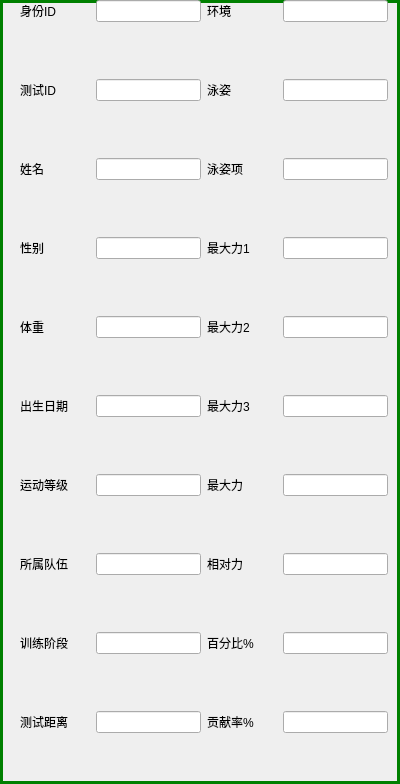
<?xml version="1.0" encoding="UTF-8"?>
<ui version="4.0">
 <class>ViewBase</class>
 <widget class="QWidget" name="ViewBase">
  <property name="geometry">
   <rect>
    <x>0</x>
    <y>0</y>
    <width>400</width>
    <height>784</height>
   </rect>
  </property>
  <property name="minimumSize">
   <size>
    <width>400</width>
    <height>0</height>
   </size>
  </property>
  <property name="maximumSize">
   <size>
    <width>400</width>
    <height>16777215</height>
   </size>
  </property>
  <property name="windowTitle">
   <string>Form</string>
  </property>
  <property name="styleSheet">
   <string notr="true">#ViewBase{ border: 3px solid green}</string>
  </property>
  <layout class="QHBoxLayout" name="horizontalLayout">
   <property name="leftMargin">
    <number>20</number>
   </property>
   <property name="topMargin">
    <number>0</number>
   </property>
   <property name="rightMargin">
    <number>12</number>
   </property>
   <property name="bottomMargin">
    <number>0</number>
   </property>
   <item>
    <layout class="QVBoxLayout" name="verticalLayout">
     <item>
      <layout class="QFormLayout" name="formLayout">
       <item row="0" column="0">
        <widget class="QLabel" name="label_9">
         <property name="minimumSize">
          <size>
           <width>70</width>
           <height>0</height>
          </size>
         </property>
         <property name="maximumSize">
          <size>
           <width>70</width>
           <height>16777215</height>
          </size>
         </property>
         <property name="text">
          <string>身份ID</string>
         </property>
        </widget>
       </item>
       <item row="0" column="1">
        <widget class="QLineEdit" name="personID">
         <property name="minimumSize">
          <size>
           <width>100</width>
           <height>0</height>
          </size>
         </property>
         <property name="readOnly">
          <bool>true</bool>
         </property>
        </widget>
       </item>
      </layout>
     </item>
     <item>
      <layout class="QFormLayout" name="formLayout_5">
       <item row="0" column="0">
        <widget class="QLabel" name="label">
         <property name="minimumSize">
          <size>
           <width>70</width>
           <height>0</height>
          </size>
         </property>
         <property name="maximumSize">
          <size>
           <width>70</width>
           <height>16777215</height>
          </size>
         </property>
         <property name="text">
          <string>测试ID</string>
         </property>
        </widget>
       </item>
       <item row="0" column="1">
        <widget class="QLineEdit" name="recordID">
         <property name="minimumSize">
          <size>
           <width>100</width>
           <height>0</height>
          </size>
         </property>
         <property name="readOnly">
          <bool>true</bool>
         </property>
        </widget>
       </item>
      </layout>
     </item>
     <item>
      <layout class="QFormLayout" name="formLayout_20">
       <item row="0" column="0">
        <widget class="QLabel" name="label_2">
         <property name="minimumSize">
          <size>
           <width>70</width>
           <height>0</height>
          </size>
         </property>
         <property name="maximumSize">
          <size>
           <width>70</width>
           <height>16777215</height>
          </size>
         </property>
         <property name="text">
          <string>姓名</string>
         </property>
        </widget>
       </item>
       <item row="0" column="1">
        <widget class="QLineEdit" name="name">
         <property name="minimumSize">
          <size>
           <width>100</width>
           <height>0</height>
          </size>
         </property>
         <property name="maximumSize">
          <size>
           <width>16777215</width>
           <height>16777215</height>
          </size>
         </property>
        </widget>
       </item>
      </layout>
     </item>
     <item>
      <layout class="QFormLayout" name="formLayout_10">
       <item row="0" column="0">
        <widget class="QLabel" name="label_10">
         <property name="minimumSize">
          <size>
           <width>70</width>
           <height>0</height>
          </size>
         </property>
         <property name="maximumSize">
          <size>
           <width>70</width>
           <height>16777215</height>
          </size>
         </property>
         <property name="text">
          <string>性别</string>
         </property>
        </widget>
       </item>
       <item row="0" column="1">
        <widget class="QLineEdit" name="gender">
         <property name="minimumSize">
          <size>
           <width>100</width>
           <height>0</height>
          </size>
         </property>
         <property name="readOnly">
          <bool>true</bool>
         </property>
        </widget>
       </item>
      </layout>
     </item>
     <item>
      <layout class="QFormLayout" name="formLayout_3">
       <item row="0" column="0">
        <widget class="QLabel" name="label_3">
         <property name="minimumSize">
          <size>
           <width>70</width>
           <height>0</height>
          </size>
         </property>
         <property name="maximumSize">
          <size>
           <width>70</width>
           <height>16777215</height>
          </size>
         </property>
         <property name="text">
          <string>体重</string>
         </property>
        </widget>
       </item>
       <item row="0" column="1">
        <widget class="QLineEdit" name="weight">
         <property name="minimumSize">
          <size>
           <width>100</width>
           <height>0</height>
          </size>
         </property>
         <property name="readOnly">
          <bool>true</bool>
         </property>
        </widget>
       </item>
      </layout>
     </item>
     <item>
      <layout class="QFormLayout" name="formLayout_4">
       <item row="0" column="0">
        <widget class="QLabel" name="label_4">
         <property name="minimumSize">
          <size>
           <width>70</width>
           <height>0</height>
          </size>
         </property>
         <property name="maximumSize">
          <size>
           <width>70</width>
           <height>16777215</height>
          </size>
         </property>
         <property name="text">
          <string>出生日期</string>
         </property>
        </widget>
       </item>
       <item row="0" column="1">
        <widget class="QLineEdit" name="birthday">
         <property name="minimumSize">
          <size>
           <width>100</width>
           <height>0</height>
          </size>
         </property>
         <property name="readOnly">
          <bool>true</bool>
         </property>
        </widget>
       </item>
      </layout>
     </item>
     <item>
      <layout class="QFormLayout" name="formLayout_6">
       <item row="0" column="0">
        <widget class="QLabel" name="label_5">
         <property name="minimumSize">
          <size>
           <width>70</width>
           <height>0</height>
          </size>
         </property>
         <property name="maximumSize">
          <size>
           <width>70</width>
           <height>16777215</height>
          </size>
         </property>
         <property name="text">
          <string>运动等级</string>
         </property>
        </widget>
       </item>
       <item row="0" column="1">
        <widget class="QLineEdit" name="level">
         <property name="minimumSize">
          <size>
           <width>100</width>
           <height>0</height>
          </size>
         </property>
         <property name="readOnly">
          <bool>true</bool>
         </property>
        </widget>
       </item>
      </layout>
     </item>
     <item>
      <layout class="QFormLayout" name="formLayout_7">
       <item row="0" column="0">
        <widget class="QLabel" name="label_6">
         <property name="minimumSize">
          <size>
           <width>70</width>
           <height>0</height>
          </size>
         </property>
         <property name="maximumSize">
          <size>
           <width>70</width>
           <height>16777215</height>
          </size>
         </property>
         <property name="text">
          <string>所属队伍</string>
         </property>
        </widget>
       </item>
       <item row="0" column="1">
        <widget class="QLineEdit" name="team">
         <property name="minimumSize">
          <size>
           <width>100</width>
           <height>0</height>
          </size>
         </property>
         <property name="readOnly">
          <bool>true</bool>
         </property>
        </widget>
       </item>
      </layout>
     </item>
     <item>
      <layout class="QFormLayout" name="formLayout_8">
       <item row="0" column="0">
        <widget class="QLabel" name="label_7">
         <property name="minimumSize">
          <size>
           <width>70</width>
           <height>0</height>
          </size>
         </property>
         <property name="maximumSize">
          <size>
           <width>70</width>
           <height>16777215</height>
          </size>
         </property>
         <property name="text">
          <string>训练阶段</string>
         </property>
        </widget>
       </item>
       <item row="0" column="1">
        <widget class="QLineEdit" name="stage">
         <property name="readOnly">
          <bool>true</bool>
         </property>
        </widget>
       </item>
      </layout>
     </item>
     <item>
      <layout class="QFormLayout" name="formLayout_12">
       <item row="0" column="0">
        <widget class="QLabel" name="label_21">
         <property name="minimumSize">
          <size>
           <width>70</width>
           <height>0</height>
          </size>
         </property>
         <property name="maximumSize">
          <size>
           <width>70</width>
           <height>16777215</height>
          </size>
         </property>
         <property name="text">
          <string>测试距离</string>
         </property>
        </widget>
       </item>
       <item row="0" column="1">
        <widget class="QLineEdit" name="distance">
         <property name="readOnly">
          <bool>true</bool>
         </property>
        </widget>
       </item>
      </layout>
     </item>
    </layout>
   </item>
   <item>
    <layout class="QVBoxLayout" name="verticalLayout_2">
     <item>
      <layout class="QFormLayout" name="formLayout_2">
       <item row="0" column="1">
        <widget class="QLineEdit" name="env">
         <property name="minimumSize">
          <size>
           <width>100</width>
           <height>0</height>
          </size>
         </property>
         <property name="readOnly">
          <bool>true</bool>
         </property>
        </widget>
       </item>
       <item row="0" column="0">
        <widget class="QLabel" name="label_19">
         <property name="minimumSize">
          <size>
           <width>70</width>
           <height>0</height>
          </size>
         </property>
         <property name="maximumSize">
          <size>
           <width>70</width>
           <height>16777215</height>
          </size>
         </property>
         <property name="text">
          <string>环境</string>
         </property>
        </widget>
       </item>
      </layout>
     </item>
     <item>
      <layout class="QFormLayout" name="formLayout_9">
       <item row="0" column="0">
        <widget class="QLabel" name="label_8">
         <property name="minimumSize">
          <size>
           <width>70</width>
           <height>0</height>
          </size>
         </property>
         <property name="maximumSize">
          <size>
           <width>70</width>
           <height>16777215</height>
          </size>
         </property>
         <property name="text">
          <string>泳姿</string>
         </property>
        </widget>
       </item>
       <item row="0" column="1">
        <widget class="QLineEdit" name="stroke">
         <property name="minimumSize">
          <size>
           <width>100</width>
           <height>0</height>
          </size>
         </property>
         <property name="readOnly">
          <bool>true</bool>
         </property>
        </widget>
       </item>
      </layout>
     </item>
     <item>
      <layout class="QFormLayout" name="formLayout_11">
       <item row="0" column="0">
        <widget class="QLabel" name="label_11">
         <property name="minimumSize">
          <size>
           <width>70</width>
           <height>0</height>
          </size>
         </property>
         <property name="maximumSize">
          <size>
           <width>70</width>
           <height>16777215</height>
          </size>
         </property>
         <property name="text">
          <string>泳姿项</string>
         </property>
        </widget>
       </item>
       <item row="0" column="1">
        <widget class="QLineEdit" name="strokeItem">
         <property name="minimumSize">
          <size>
           <width>100</width>
           <height>0</height>
          </size>
         </property>
         <property name="readOnly">
          <bool>true</bool>
         </property>
        </widget>
       </item>
      </layout>
     </item>
     <item>
      <layout class="QFormLayout" name="formLayout_13">
       <item row="0" column="0">
        <widget class="QLabel" name="label_12">
         <property name="minimumSize">
          <size>
           <width>70</width>
           <height>0</height>
          </size>
         </property>
         <property name="maximumSize">
          <size>
           <width>70</width>
           <height>16777215</height>
          </size>
         </property>
         <property name="text">
          <string>最大力1</string>
         </property>
        </widget>
       </item>
       <item row="0" column="1">
        <widget class="QLineEdit" name="maxPower1">
         <property name="minimumSize">
          <size>
           <width>100</width>
           <height>0</height>
          </size>
         </property>
         <property name="readOnly">
          <bool>true</bool>
         </property>
        </widget>
       </item>
      </layout>
     </item>
     <item>
      <layout class="QFormLayout" name="formLayout_14">
       <item row="0" column="0">
        <widget class="QLabel" name="label_13">
         <property name="minimumSize">
          <size>
           <width>70</width>
           <height>0</height>
          </size>
         </property>
         <property name="maximumSize">
          <size>
           <width>70</width>
           <height>16777215</height>
          </size>
         </property>
         <property name="text">
          <string>最大力2</string>
         </property>
        </widget>
       </item>
       <item row="0" column="1">
        <widget class="QLineEdit" name="maxPower2">
         <property name="readOnly">
          <bool>true</bool>
         </property>
        </widget>
       </item>
      </layout>
     </item>
     <item>
      <layout class="QFormLayout" name="formLayout_15">
       <item row="0" column="1">
        <widget class="QLineEdit" name="maxPower3">
         <property name="readOnly">
          <bool>true</bool>
         </property>
        </widget>
       </item>
       <item row="0" column="0">
        <widget class="QLabel" name="label_14">
         <property name="minimumSize">
          <size>
           <width>70</width>
           <height>0</height>
          </size>
         </property>
         <property name="maximumSize">
          <size>
           <width>70</width>
           <height>16777215</height>
          </size>
         </property>
         <property name="text">
          <string>最大力3</string>
         </property>
        </widget>
       </item>
      </layout>
     </item>
     <item>
      <layout class="QFormLayout" name="formLayout_16">
       <item row="0" column="0">
        <widget class="QLabel" name="label_15">
         <property name="minimumSize">
          <size>
           <width>70</width>
           <height>0</height>
          </size>
         </property>
         <property name="maximumSize">
          <size>
           <width>70</width>
           <height>16777215</height>
          </size>
         </property>
         <property name="text">
          <string>最大力</string>
         </property>
        </widget>
       </item>
       <item row="0" column="1">
        <widget class="QLineEdit" name="maxPower">
         <property name="readOnly">
          <bool>true</bool>
         </property>
        </widget>
       </item>
      </layout>
     </item>
     <item>
      <layout class="QFormLayout" name="formLayout_17">
       <item row="0" column="1">
        <widget class="QLineEdit" name="relPower">
         <property name="minimumSize">
          <size>
           <width>100</width>
           <height>0</height>
          </size>
         </property>
         <property name="readOnly">
          <bool>true</bool>
         </property>
        </widget>
       </item>
       <item row="0" column="0">
        <widget class="QLabel" name="label_16">
         <property name="minimumSize">
          <size>
           <width>70</width>
           <height>0</height>
          </size>
         </property>
         <property name="maximumSize">
          <size>
           <width>70</width>
           <height>16777215</height>
          </size>
         </property>
         <property name="text">
          <string>相对力</string>
         </property>
        </widget>
       </item>
      </layout>
     </item>
     <item>
      <layout class="QFormLayout" name="formLayout_18">
       <item row="0" column="0">
        <widget class="QLabel" name="label_17">
         <property name="minimumSize">
          <size>
           <width>70</width>
           <height>0</height>
          </size>
         </property>
         <property name="maximumSize">
          <size>
           <width>70</width>
           <height>16777215</height>
          </size>
         </property>
         <property name="text">
          <string>百分比%</string>
         </property>
        </widget>
       </item>
       <item row="0" column="1">
        <widget class="QLineEdit" name="percentage">
         <property name="readOnly">
          <bool>true</bool>
         </property>
        </widget>
       </item>
      </layout>
     </item>
     <item>
      <layout class="QFormLayout" name="formLayout_19">
       <item row="0" column="1">
        <widget class="QLineEdit" name="contributionRate">
         <property name="readOnly">
          <bool>true</bool>
         </property>
        </widget>
       </item>
       <item row="0" column="0">
        <widget class="QLabel" name="label_18">
         <property name="minimumSize">
          <size>
           <width>70</width>
           <height>0</height>
          </size>
         </property>
         <property name="maximumSize">
          <size>
           <width>70</width>
           <height>16777215</height>
          </size>
         </property>
         <property name="text">
          <string>贡献率%</string>
         </property>
        </widget>
       </item>
      </layout>
     </item>
    </layout>
   </item>
  </layout>
 </widget>
 <resources/>
 <connections/>
</ui>
